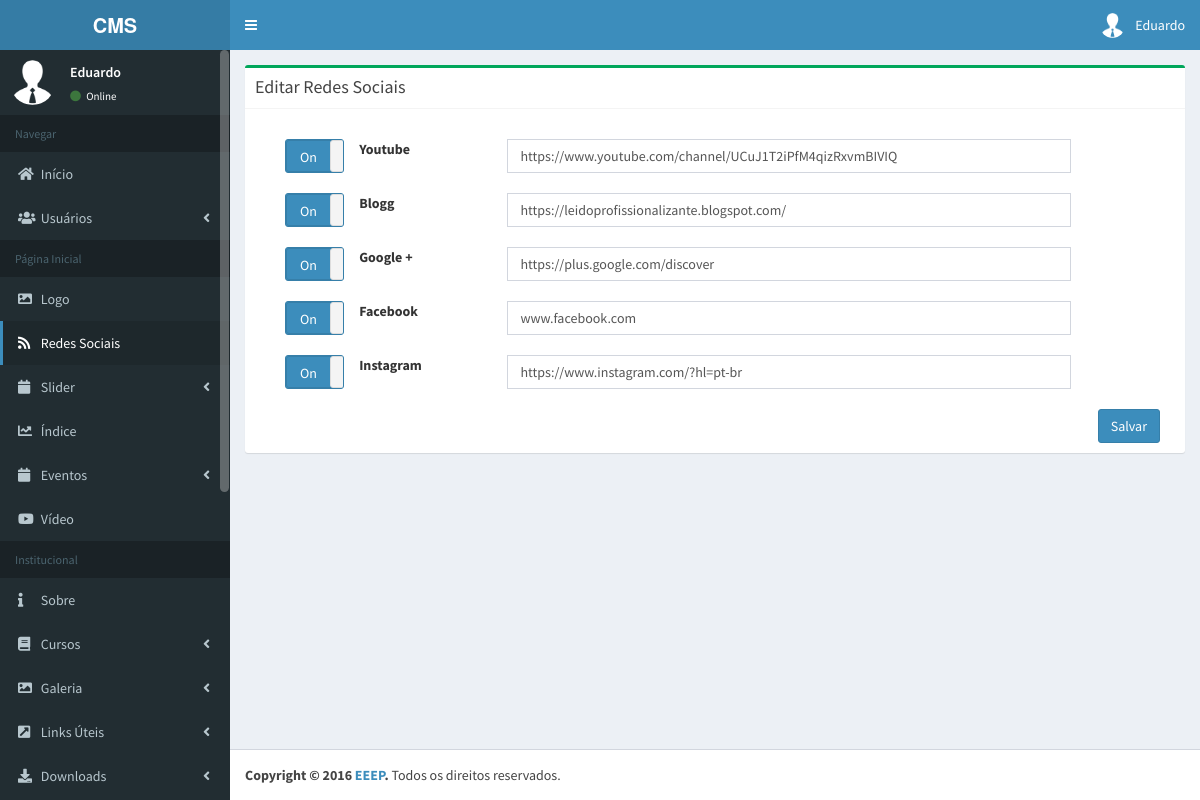
/painel/?pg=redesociais&acao=ver (signed in), run on the app's committed database.
### tables this page shows
CREATE TABLE `tb_usuarios` (
  `id` int(11) NOT NULL,
  `nome` varchar(100) NOT NULL,
  `email` varchar(100) NOT NULL,
  `usuario` varchar(100) NOT NULL,
  `senha` varchar(100) NOT NULL,
  `condicao` int(1) DEFAULT NULL,
  `img` varchar(40) DEFAULT NULL
);

CREATE TABLE `tb_redesociais` (
  `id` int(11) NOT NULL,
  `condicao` int(1) NOT NULL,
  `icone` varchar(100) NOT NULL,
  `link` varchar(200) NOT NULL,
  `nome` varchar(200) NOT NULL
);

### painel/index.php (the view, shortened to what this page needs)
<?php
include('../templates/conexao.php');
   $acao = (isset($_REQUEST['acao']) ? $_REQUEST['acao']: "");
   $pg = (isset($_REQUEST['pg'])?$_REQUEST['pg']:'inicio');
   $email=$_SESSION['email'];
    $consulta = $conexao->prepare("SELECT * FROM tb_usuarios WHERE email = :email ");
	$consulta->bindValue(":email", $email);
	$consulta->execute();
	$dados = $consulta->fetch(PDO::FETCH_OBJ);
?>
<!DOCTYPE html>
<html>
<head>
  <link rel="stylesheet" href="bootstrap/css/bootstrap.min.css">
  <link rel="stylesheet" href="https://cdnjs.cloudflare.com/ajax/libs/font-awesome/4.5.0/css/font-awesome.min.css">
  <link href="../assets/css/bootstrap-toggle.min.css" rel="stylesheet">
  <link rel="stylesheet" href="../assets/css/ionicons.min.css">
   <link rel="stylesheet" href="../assets/css/dataTables.bootstrap.min.css">
	<link rel="stylesheet" href="https://use.fontawesome.com/releases/v5.0.2/css/all.css">
  <link rel="stylesheet" href="dist/css/AdminLTE.css">
  <link rel="stylesheet" href="dist/css/main.css">
  <link rel="stylesheet" type="text/css" href=" ../assets/css/custom.css">
	  <link rel="stylesheet" href="../assets/css/_all-skins.min.css">
</head>
<body class="hold-transition skin-blue fixed sidebar-mini">
  <div class="wrapper">
	<header class="main-header">
	  <a href="?pg=inicio" class="logo">
		<span class="logo-lg"><b>CMS</b></span>
	  </a>
	  <nav class="navbar navbar-static-top" role="navigation">
		 <a href="#" class="sidebar-toggle" data-toggle="push-menu" role="button">
		 </a>
		<div class="navbar-custom-menu" >
		  <ul class="nav navbar-nav">
			<li class="dropdown user user-menu">
			  <a href="#" class="dropdown-toggle" data-toggle="dropdown">
				<img src="<?php if($dados->img==null){
					echo '../assets/img/perfil/perfil.png';}else{echo '../assets/img/perfil/'.$dados->img
					;}?>" class="user-image" alt="User Image">
				<span class="hidden-xs"><?php echo $dados->nome; ?></span>
			  </a>
			</li>
		  </ul>
		</div>
	  </nav>
	</header>
	<aside class="main-sidebar" >
	  <section class="sidebar" >
		<div class="user-panel" >
		  <div class="pull-left image">
			<img src="<?php if($dados->img==null){
					echo '../assets/img/perfil/perfil.png';}else{echo '../assets/img/perfil/'.$dados->img
					;}?>" class="img-circle" alt="User Image">
		  </div>
		  <div class="pull-left info">
			<p>
				<?php
				echo $dados->nome;
				?>
			</p>
			<a href="#"><i class="fa fa-circle text-success"></i> Online</a>
		  </div>
		</div>
		<ul class="sidebar-menu" data-widget="tree"   >
		  <li class="header">Navegar</li>
		  <li class="<?php echo ($pg=='inicio') ? 'active' : '';?>"><a href="?pg=inicio"><i class="fa fa-home"></i> <span>Início</span></a></li>
		  <li class="treeview <?php echo ($pg=='usuarios') ? 'active' : '';?>">
				<a href="#"><i class="fa fa-users"></i> <span>Usuários</span>
				  <span class="pull-right-container">
					<i class="fa fa-angle-left pull-right"></i>
				  </span>
				</a>
		  </li>
		  <li class="header">Página Inicial</li>
		  <li class="<?php echo ($pg=='logo') ? 'active' : '';?>"><a href="?pg=logo&acao=ver"><i class="fa fa-image"></i> <span>Logo</span></a></li>
		  <li class="<?php echo ($pg=='redesociais') ? 'active' : '';?>"><a href="?pg=redesociais&acao=ver"><i class="fa fa-rss"></i> <span>Redes Sociais</span></a></li>
		  <li class="treeview <?php echo ($pg=='slides') ? 'active' : '';?>">
				<a href="#"><i class="fa fa-calendar"></i> <span>Slider</span>
				  <span class="pull-right-container">
					<i class="fa fa-angle-left pull-right"></i>
				  </span>
				</a>
		  </li>
		  <li class="<?php echo ($pg=='indice') ? 'active' : '';?>"><a href="?pg=indice&acao=ver"><i class="fa fa-line-chart"></i> <span>Índice</span></a></li>
		  <li class="treeview <?php echo ($pg=='eventos') ? 'active' : '';?>">
				<a href="#"><i class="fa fa-calendar"></i> <span>Eventos</span>
				  <span class="pull-right-container">
					<i class="fa fa-angle-left pull-right"></i>
				  </span>
				</a>
		  </li>
		  <li class="<?php echo ($pg=='video') ? 'active' : '';?>"><a href="?pg=video&acao=ver"><i class="fab fa-youtube"></i> <span>Vídeo</span></a></li>
		  <li class="header">Institucional</li>
		  <li class="<?php echo ($pg=='sobre') ? 'active' : '';?>"><a href="?pg=sobre&acao=ver"><i class="fa fa-info"></i> <span>Sobre</span></a></li>
		  <li class="treeview <?php echo ($pg=='cursos') ? 'active' : '';?>">
				<a href="#"><i class="fa fa-book"></i> <span>Cursos</span>
				  <span class="pull-right-container">
					<i class="fa fa-angle-left pull-right"></i>
				  </span>
				</a>
		  </li>
		  <li class="treeview <?php echo ($pg=='galeria') ? 'active' : '';?>">
				<a href="#"><i class="fa fa-image"></i> <span>Galeria</span>
				  <span class="pull-right-container">
					<i class="fa fa-angle-left pull-right"></i>
				  </span>
				</a>
		  </li>
		  <li class="treeview <?php echo ($pg=='links_uteis') ? 'active' : '';?>">
				<a href="#"><i class="fas fa-external-link-square-alt"></i> <span>Links Úteis</span>
				  <span class="pull-right-container">
					<i class="fa fa-angle-left pull-right"></i>
				  </span>
				</a>
		  </li>
		  <li class="treeview <?php echo ($pg=='downloads') ? 'active' : '';?>">
				<a href="#"><i class="fas fa-download"></i> <span>Downloads</span>
				  <span class="pull-right-container">
					<i class="fa fa-angle-left pull-right"></i>
				  </span>
				</a>
		  </li>
		</ul>
	  </section>
	</aside>
	<div class="content-wrapper">
		<?php
			if (!empty($pg)) {
				if (file_exists("paginas/$pg".".php")) {
					include("paginas/$pg".".php");
				}else{
					include("paginas/404.php");
				}
			}
		?>
	</div>
	<footer class="main-footer">
	  <strong>Copyright &copy; 2016 <a href="#">EEEP</a>.</strong> Todos os direitos reservados.
	</footer>
</div>
   </body>
   </html>

### painel/paginas/redesociais.php (shortened to what this page needs)
<?php
   $consulta=$conexao -> prepare("SELECT * FROM tb_redesociais ORDER BY id ASC");
   $consulta->execute();
   $dados=$consulta->fetchAll();
   ?>
<?php  if ($acao=='ver'){ ?>
<section class="content container-fluid">
      <div class="row">
        <div class="col-md-12">
          <div class="box box-success">
            <div class="box-header with-border">
              <h3 class="box-title">Editar Redes Sociais</h3>
            </div>
         <div class="box-body">
            <form action="?pg=redesociais&acao=editado" method="POST" enctype="multipart/form-data">
              <div class="col-md-12">
               <div class="col-md-1">
                  <br><input type="checkbox" data-toggle="toggle" name="5" <?php if ($dados[0][1]==1) { echo "checked";}else{}?>>
               </div>
               <div class="col-md-2">
                 <br><p><b>Youtube</b></p>
               </div>
               <div class="col-md-8">
                  <br> <input type="text" class="form-control" name="0" value="<?php echo $dados[0][3] ; ?>">
               </div>
             </div>
               <div class="col-md-12">
               <div class="col-md-1">
                  <br><input type="checkbox" data-toggle="toggle" name="6" <?php if ($dados[1][1]==1) { echo "checked";}else{}?>>
               </div>
               <div class="col-md-2">
                 <br><p><b>Blogg</b></p>
               </div>
               <div class="col-md-8">
                  <br> <input type="text" class="form-control" name="1" value="<?php echo $dados[1][3] ; ?>">
               </div>
             </div>
               <div class="col-md-12">
               <div class="col-md-1">
                  <br><input type="checkbox" data-toggle="toggle" name="7" <?php if ($dados[2][1]==1) { echo "checked";}else{}?>>
               </div>
               <div class="col-md-2">
                 <br><p><b>Google +</b></p>
               </div>
               <div class="col-md-8">
                  <br> <input type="text" class="form-control" name="2" value="<?php echo $dados[2][3] ; ?>">
               </div>
             </div>
               <div class="col-md-12">
               <div class="col-md-1">
                  <br><input type="checkbox" data-toggle="toggle" name="8" <?php if ($dados[3][1]==1) { echo "checked";}else{}?>>
               </div>
               <div class="col-md-2">
                 <br><p><b>Facebook</b></p>
               </div>
               <div class="col-md-8">
                  <br><input type="text" class="form-control" name="3" value="<?php echo $dados[3][3] ; ?>">
               </div>
              </div>
              <div class="col-md-12">
               <div class="col-md-1">
                  <br><input type="checkbox" data-toggle="toggle" name="9" <?php if ($dados[4][1]==1) { echo "checked";}else{}?>>
               </div>
               <div class="col-md-2">
                 <br><p><b>Instagram</b></p>
               </div>
               <div class="col-md-8">
                  <br><input type="text" class="form-control" name="4" value="<?php echo $dados[4][3] ; ?>">
               </div>
              </div>
               <div class="col-md-12">
         <br> <button type='submit' class="btn btn-primary pull-right">Salvar</button>
         </div>
         </div>
      </div>
   </div>
</div>
</section>
<?php  } ?>

### data on the page
tb_usuarios: nome "Eduardo"
tb_redesociais: link "https://www.youtube.com/channel/UCuJ1T2iPfM4qizRxvmBIVIQ"
tb_redesociais: link "https://leidoprofissionalizante.blogspot.com/"
tb_redesociais: link "https://plus.google.com/discover"
tb_redesociais: link "www.facebook.com"
tb_redesociais: link "https://www.instagram.com/?hl=pt-br"
